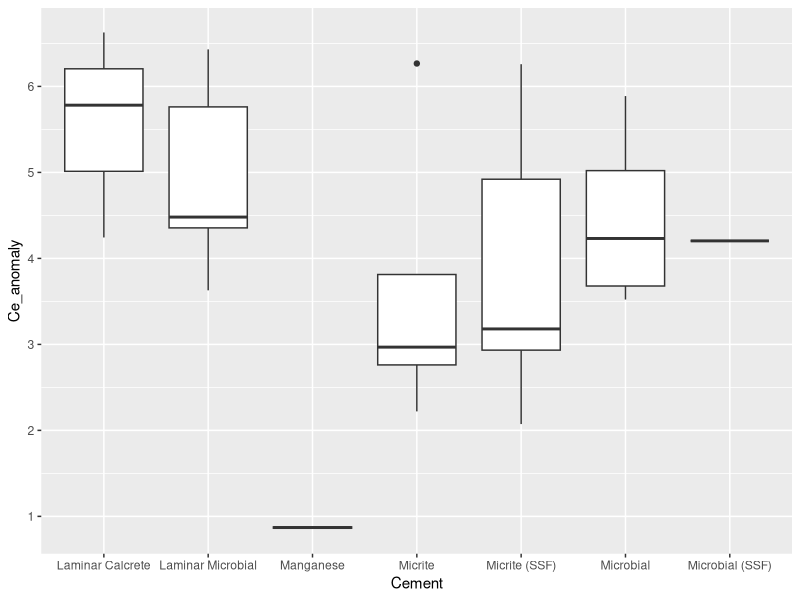
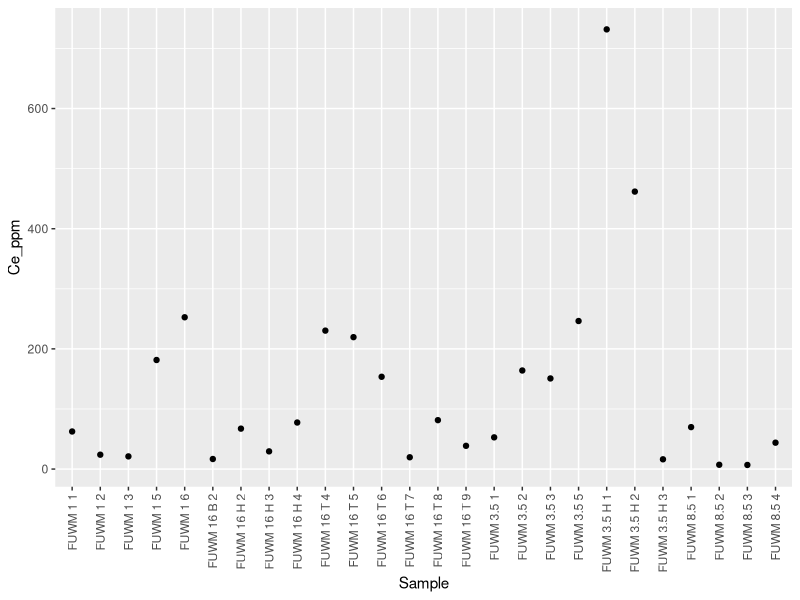
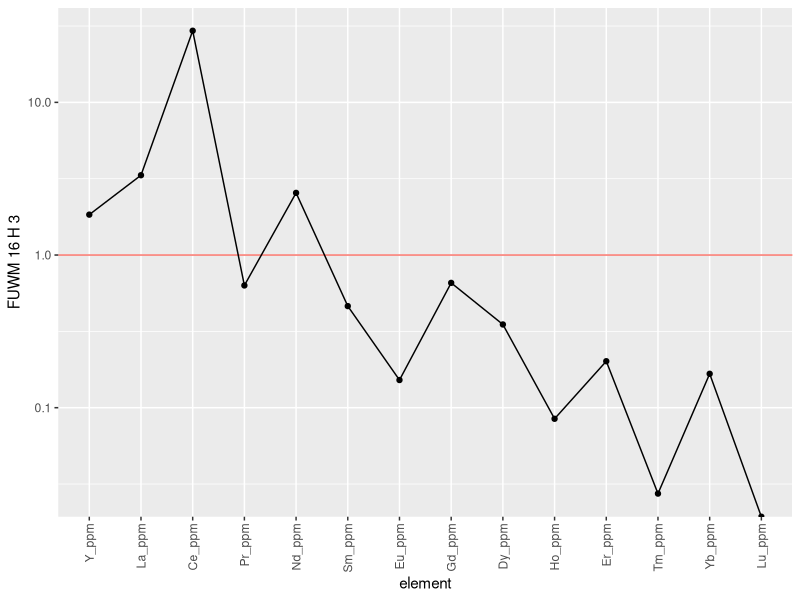
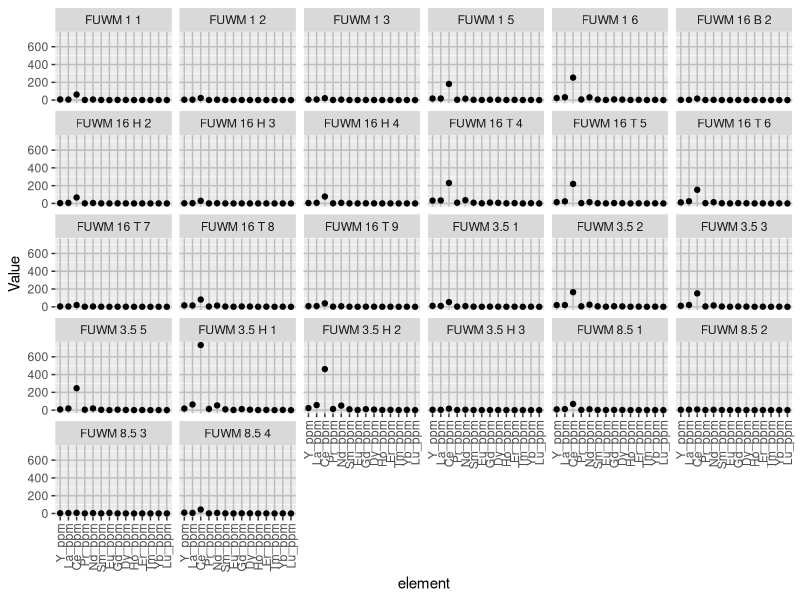
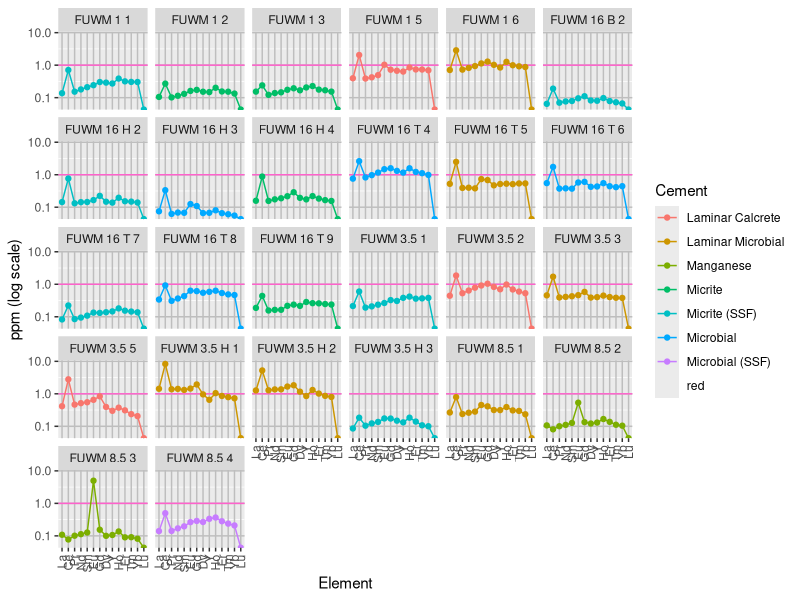
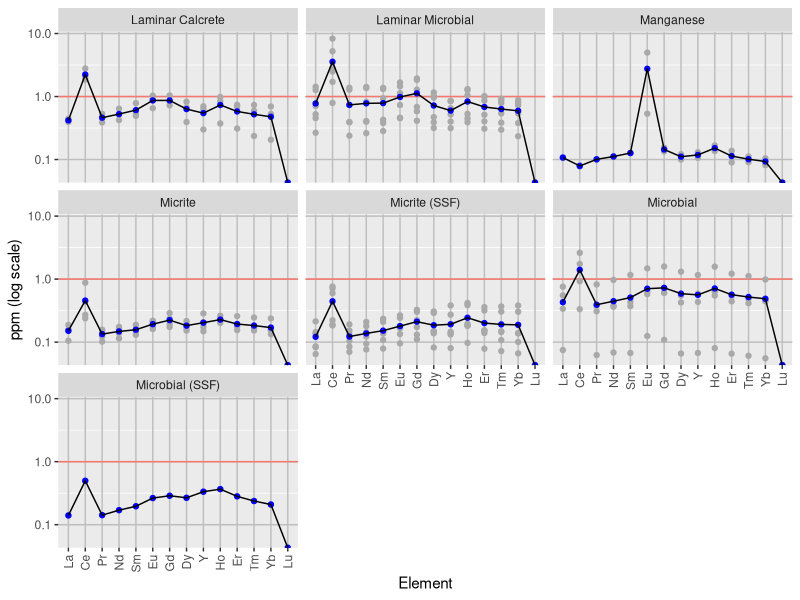
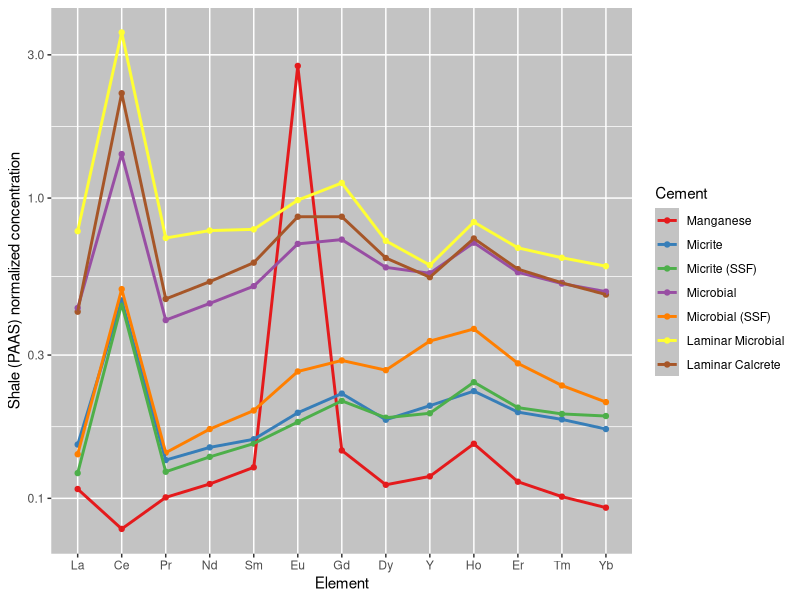

Reproduce these figures in R, in order.
## ---- chunk 1
knitr::opts_chunk$set(echo = TRUE)
library(tidyverse)
library("readxl")

all_data <- read_excel("ree_data_r.xlsx", 1)
cement_data <- read_excel("ree_data_r.xlsx", 2)
## ---- chunk 2
ree_data <- all_data %>%
  select("Sample", "Y_ppm", "La_ppm", "Ce_ppm", "Pr_ppm", "Nd_ppm", "Sm_ppm", "Eu_ppm",  "Gd_ppm","Dy_ppm", "Ho_ppm", "Er_ppm", "Tm_ppm", "Yb_ppm", "Lu_ppm") #filter out non REY elements\
ree_data <- data.frame(t(ree_data[-1])) #transpose and remove first row containing sample names
colnames(ree_data) <- all_data$Sample #rename column names with sample names
ree_data <- tibble::rownames_to_column(ree_data, "element") %>%
  mutate(element = fct_inorder(element)) #order elements
## ---- chunk 3
ree_data2 <- ree_data %>%
  pivot_longer(-element, names_to = "Sample", values_to = "Value") #pivot data to have each element value as observation
## ---- chunk 4
attach(all_data)
normalize <- all_data %>%
  select("Sample", "La_ppm", "Ce_ppm", "Pr_ppm", "Nd_ppm", "Sm_ppm", "Eu_ppm",  "Gd_ppm","Dy_ppm", "Y_ppm",  "Ho_ppm", "Er_ppm", "Tm_ppm", "Yb_ppm", "Lu_ppm") %>% #filter out non REY elements
  mutate(Y = Y_ppm/27.31, La = La_ppm/44.56, Ce = Ce_ppm/88.25, Pr = Pr_ppm/10.15, Nd = Nd_ppm/37.32, Sm = Sm_ppm/6.884, Eu = Eu_ppm/1.215, Gd = Gd_ppm/6.043, Dy = Dy_ppm/5.325, Ho = Ho_ppm/1.052, Er = Er_ppm/3.075, Tm = Tm_ppm/0.4510, Yb = Yb_ppm/3.012, Lu = Lu_ppm/0.4386) %>% #normalize values using PAAS data from Pourmand et al. 2012
    select("Sample", "La", "Ce", "Pr", "Nd", "Sm", "Eu",  "Gd","Dy", "Y", "Ho", "Er", "Tm", "Yb", "Lu") %>% #filter out non normalized values
  left_join(cement_data, by = c("Sample" = "Sample")) #attach cement to each observation

normal <- data.frame(t(normalize[2:15]))#transpose and remove first row containing sample names and cement row
colnames(normal) <- all_data$Sample #rename column names with sample names
normal <- tibble::rownames_to_column(normal, "element") %>%
  mutate(element = fct_inorder(element)) %>% #order elements
  pivot_longer(-element, names_to = "Sample", values_to = "Value") %>% #pivot data to have each element value as observation
  left_join(cement_data, by = c("Sample" = "Sample")) #attach cement to each observation
## ---- chunk 5
rawAnomaly <- normalize %>%
  mutate(Ce_anomaly = Ce/(Pr^2/Nd),
    Y_Ho_ratio = Y/Ho) %>%
  select(Sample, Cement, Ce_anomaly, Y_Ho_ratio)
rawAnomaly

anomaly <- normalize %>%
  mutate(
    Ce_anomaly = Ce/(Pr^2/Nd),
    Y_Ho_ratio = Y/Ho,
    Eu_anomaly = (2*Eu)/(Sm  + Gd),
    BSI = (2*(Sm + Gd + Dy)/3)/((La +Pr + Nd)/3+(Ho + Er +Tm +Yb +Lu)/5)) %>%
  group_by(Cement) %>%
  summarise(
    Ce_mean = mean(Ce_anomaly),
    Ce_sd = sd(Ce_anomaly),
    Ce_max = max(Ce_anomaly),
    Ce_min = min(Ce_anomaly),
    YH_mean = mean(Y_Ho_ratio),
    YH_sd = sd(Y_Ho_ratio),
    YH_max = max(Y_Ho_ratio),
    YH_min = min(Y_Ho_ratio),
    Eu_mean = mean(Eu_anomaly),
    Eu_sd = sd(Eu_anomaly),
    Eu_max = max(Eu_anomaly),
    Eu_min = min(Eu_anomaly),
    BSI_mean = mean(BSI),
    BSI_sd = sd(BSI),
    BSI_max = max(BSI),
    BSI_min = min(BSI)
  )
anomaly
## ---- chunk 6
cement_avg <- normal %>%
  group_by(Cement, element) %>%
  summarise(
    n = n(),
    avg = mean(Value),
    sd = sd(Value)
  )
cement_avg$Cement <- factor(cement_avg$Cement, levels = c("Spar", "Microspar", "Manganese", "Micrite", "Micrite (SSF)", "Micrite (spicule)", "Microbial", "Microbial (SSF)", "Laminar Microbial", "Laminar Microbial (Strom)", "Laminar Microbial (sponge)", "Laminar Calcrete"))
## ---- chunk 7
anomalyplot <- ggplot(rawAnomaly, aes(y = Ce_anomaly, x = Cement)) +
  geom_boxplot()
anomalyplot
## ---- chunk 8
element_plot <- ggplot(all_data, aes(x = Sample, y = Ce_ppm)) + #change y to element of choice
  geom_point() +
  scale_x_discrete(guide = guide_axis(angle = 90))
element_plot
## ---- chunk 9
ree_plot <- ggplot(ree_data, aes(x = element, y = `FUWM 16 H 3`, group = 1)) + #change y to sample of choice
  geom_hline(aes(yintercept = 1, color = "red"), show.legend = FALSE) +
  geom_line() +
  geom_point() +
  scale_y_log10() +
  scale_x_discrete(guide = guide_axis(angle = 90))
ree_plot
## ---- chunk 10
ree_plot2 <- ggplot(ree_data2, aes(x = element, y = Value)) + #non normalized spider plots all samples
  geom_point() +
  scale_x_discrete(guide = guide_axis(angle = 90)) +
  theme(
    panel.grid.major = element_line(
      color = "gray"
    )
    ) +
  facet_wrap(vars(Sample)) 
ree_plot2
## ---- chunk 11
normal_plot <- ggplot(normal, aes(x = element, y = Value, group = 1, color = Cement)) + #normalized spider plots all samples
  geom_hline(aes(yintercept = 1, color = "red"), show.legend = FALSE) +
  geom_line() +
  geom_point() +
  scale_x_discrete(guide = guide_axis(angle = 90)) +
  scale_y_log10() +
  theme(panel.grid.major = element_line(color = "gray")) +
  ylab("ppm (log scale)") +
  xlab("Element") +
  facet_wrap(vars(Sample)) 
normal_plot
## ---- chunk 12
normal_plot <- ggplot(cement_avg, aes(x = element, y = avg, group = 1)) + #normalized spider plots all cements
  geom_hline(aes(yintercept = 1, color = "red"), show.legend = FALSE) +
  geom_point(data = normal, aes(x = element, y = Value), color = "darkgray") +
  geom_point(colour = "blue") +
  geom_line(aes(group = Cement)) +
  scale_x_discrete(guide = guide_axis(angle = 90)) +
  scale_y_log10() +
  theme(panel.grid.major = element_line(color = "gray")) +
  ylab("ppm (log scale)") +
  xlab("Element") +
  facet_wrap(vars(Cement)) 
normal_plot
## ---- chunk 13
cement_aio <- cement_avg %>% filter(element != "Lu")
cement_aio <- ggplot(cement_aio, aes(x = element, y = avg, color = Cement)) + #attempt at making a single spider plot with all samples
  geom_point() +
  geom_line(aes(group = Cement), size = 1) +
  scale_y_log10() +
  scale_color_brewer(palette = "Set1") +
  theme(
   panel.background = element_rect(fill = "#C3C3C3"),
    legend.key = element_rect(fill = "#C3C3C3")
    ) +
  xlab("Element") +
  ylab("Shale (PAAS) normalized concentration")
cement_aio
